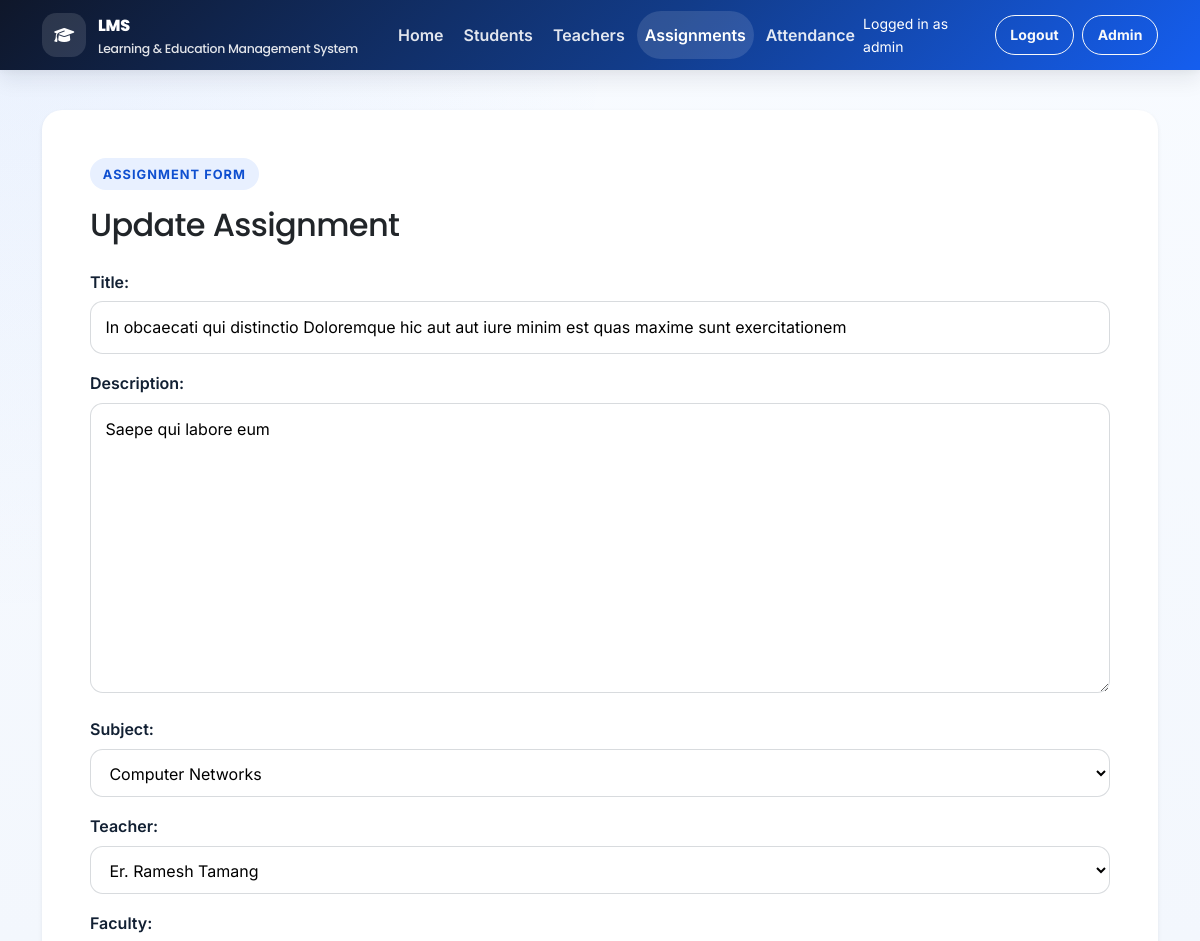
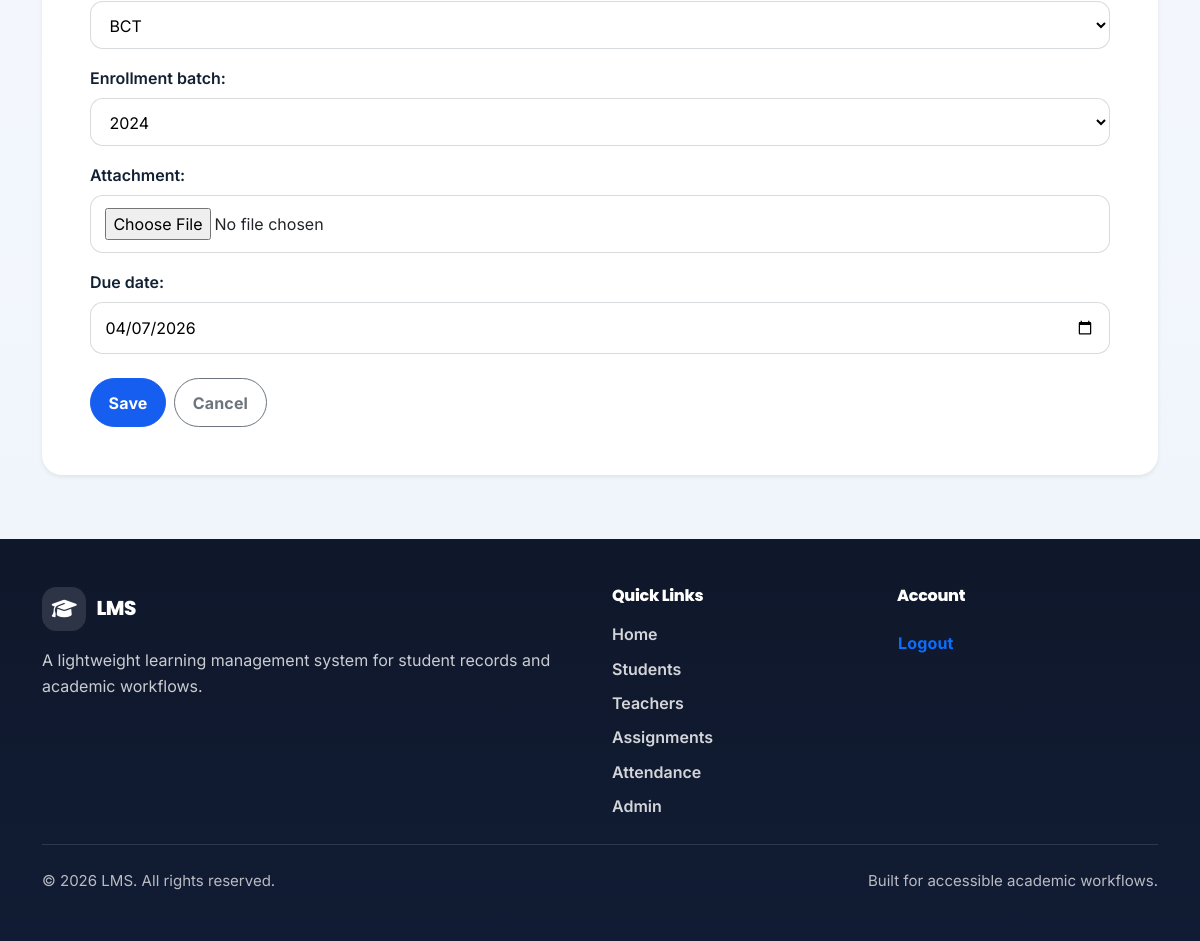
Screenshot of /assignments/3/update/ (signed in) with the database file from the repository (2 pictures, top to bottom).
### assignment/models.py (models this page shows, shortened)
class Assignment(models.Model):
    title = models.CharField(max_length=200)
    description = models.TextField(null=True, blank=True, default=None)
    subject = models.ForeignKey(
        Subject,
        on_delete=models.SET_NULL,
        null=True,
        blank=True,
        default=None,
        related_name='assignments',
    )
    faculty = models.ForeignKey(
        Faculty,
        on_delete=models.SET_NULL,
        null=True,
        blank=True,
        default=None,
        related_name='assignments',
    )
    enrollment_batch = models.ForeignKey(
        EnrollmentYear,
        on_delete=models.SET_NULL,
        null=True,
        blank=True,
        default=None,
        related_name='assignments',
    )
    teacher = models.ForeignKey(
        Teacher,
        on_delete=models.SET_NULL,
        null=True,
        blank=True,
        default=None,
        related_name='assignments',
    )
    attachment = models.FileField(upload_to='assignment_files/', null=True, blank=True, default=None)
    due_date = models.DateField(null=True, blank=True, default=None)
    created_at = models.DateTimeField(auto_now_add=True)

### assignment/views.py (the view, shortened to what this page needs)
# urls.py: path('<int:pk>/update/', AssignmentUpdateView.as_view(), name='assignment-update'),
class AssignmentUpdateView(LoginRequiredMixin, TeacherOrAdminRequiredMixin, RoleFilteredAssignmentQuerysetMixin, UpdateView):
    model = Assignment
    template_name = 'assignment/assignment_form.html'
    form_class = AssignmentForm
    success_url = reverse_lazy('assignment:assignment-list')
    def get_queryset(self):
        queryset = self.get_role_filtered_queryset()
        user = self.request.user
        if user.is_superuser or user.is_staff:
            return queryset

### assignment/views.py
class AssignmentForm(forms.ModelForm):
    class Meta:
        model = Assignment
        fields = ['title', 'description', 'subject', 'teacher', 'faculty', 'enrollment_batch', 'attachment', 'due_date']
        widgets = {
            'due_date': forms.DateInput(attrs={'type': 'date'}),
        }

### assignment/views.py (called while the page is built, shortened)
    def get_base_queryset(self):
        return Assignment.objects.select_related(
            'subject', 'teacher', 'faculty', 'enrollment_batch'
        ).prefetch_related('recipients__student')

    def get_role_filtered_queryset(self):
        queryset = self.get_base_queryset()
        user = self.request.user
        if user.is_superuser or user.is_staff:
            return queryset

    def test_func(self):
        user = self.request.user
        return user.is_authenticated and (
            user.is_superuser or user.is_staff or hasattr(user, 'teacher_profile')
        )

### student/models.py (called while the page is built)
    def __str__(self):
        return self.name

    def __str__(self):
        return str(self.year)

    def __str__(self):
        return self.name

### teacher/models.py (called while the page is built)
    def __str__(self):
        return self.name

### LMS/templates/assignment/assignment_form.html (shortened to what this page needs)
{% extends 'base.html' %}
{% block content %}
<section class="container py-4">
	<div class="card shadow-sm border-0">
		<div class="card-body p-4 p-lg-5">
			<span class="eyebrow">Assignment form</span>
			<h1 class="h2 mb-4">{% if object %}Update Assignment{% else %}Create Assignment{% endif %}</h1>
			<form method="post" enctype="multipart/form-data" class="stack-form" data-loading-submit>
				{{ form.as_p }}
				<div class="d-flex flex-wrap gap-2 mt-4">
					<button class="btn btn-primary" type="submit">Save</button>
					<a class="btn btn-outline-secondary" href="{% url 'assignment:assignment-list' %}">Cancel</a>
				</div>
			</form>
		</div>
	</div>
</section>
{% endblock %}

### LMS/templates/base.html (shortened to what this page needs)
<!DOCTYPE html>
<html lang="en">
<head>
	{% load static %}
	<link href="https://cdn.jsdelivr.net/npm/bootstrap@5.3.7/dist/css/bootstrap.min.css" rel="stylesheet"
>
	<link rel="stylesheet" href="https://cdn.jsdelivr.net/npm/bootstrap-icons@1.11.3/font/bootstrap-icons.min.css">
	<link rel="stylesheet" href="https://cdnjs.cloudflare.com/ajax/libs/font-awesome/6.7.2/css/all.min.css"
 />
	<link rel="stylesheet" href="{% static 'css/styles.css' %}">
	<link rel="stylesheet" href="{% static 'css/lms-overrides.css' %}">
</head>
<body class="d-flex flex-column min-vh-100">
	<header class="site-header">
		<nav class="navbar navbar-expand-lg navbar-dark">
			<div class="container">
				<a class="navbar-brand" href="{% url 'home' %}" aria-label="LMS home">
					<span class="brand-icon" aria-hidden="true"><i class="fa-solid fa-graduation-cap"></i></span>
					<span class="brand-copy">
						<span class="brand-title">LMS</span>
						<span class="brand-subtitle">Learning & Education Management System</span>
					</span>
				</a>
				<div class="collapse navbar-collapse" id="primaryNav">
					{% with current_url_name=request.resolver_match.url_name current_namespace=request.resolver_match.namespace %}
					<ul class="navbar-nav me-auto mb-2 mb-lg-0 gap-lg-1">
						<li class="nav-item">
							<a class="nav-link {% if current_url_name == 'home' and not current_namespace %}active{% endif %}" href="{% url 'home' %}"
								{% if current_url_name == 'home' and not current_namespace %}aria-current="page"{% endif %}>Home</a>
						</li>
						<li class="nav-item">
							<a class="nav-link {% if current_namespace == 'student' %}active{% endif %}"
								href="{% url 'student:student-list' %}"
								{% if current_namespace == 'student' %}aria-current="page"{% endif %}>Students</a>
						</li>
						<li class="nav-item">
							<a class="nav-link {% if current_namespace == 'teacher' %}active{% endif %}"
								href="{% url 'teacher:teacher-list' %}"
								{% if current_namespace == 'teacher' %}aria-current="page"{% endif %}>Teachers</a>
						</li>
						<li class="nav-item">
							<a class="nav-link {% if current_namespace == 'assignment' %}active{% endif %}"
								href="{% url 'assignment:assignment-list' %}"
								{% if current_namespace == 'assignment' %}aria-current="page"{% endif %}>Assignments</a>
						</li>
						<li class="nav-item">
							<a class="nav-link {% if current_namespace == 'attendance' %}active{% endif %}"
								href="{% url 'attendance:attendance-list' %}"
								{% if current_namespace == 'attendance' %}aria-current="page"{% endif %}>Attendance</a>
						</li>
					</ul>
					{% endwith %}
					<ul class="navbar-nav ms-auto align-items-lg-center gap-lg-2">
						{% if request.user.is_authenticated %}
						<li class="nav-item text-white small me-lg-2">
							Logged in as {{ current_user_display_name }}
						</li>
						<li class="nav-item">
							<form method="post" action="{% url 'logout' %}" class="d-inline">
								<button type="submit" class="btn btn-outline-light btn-sm">Logout</button>
							</form>
						</li>
						{% else %}
						<li class="nav-item">
							<a class="btn btn-outline-light btn-sm" href="{% url 'login' %}">Login</a>
						</li>
						{% endif %}
						{% if request.user.is_staff or request.user.is_superuser %}
						<li class="nav-item">
							<a class="btn btn-outline-light btn-sm" href="{% url 'admin:index' %}">Admin</a>
						</li>
						{% endif %}
					</ul>
				</div>
			</div>
		</nav>
	</header>
	<main id="main-content" class="flex-grow-1">
		<div class="container pt-3">
		</div>
		{% block content %}{% endblock %}
	</main>
	<footer class="site-footer mt-auto">
		<div class="container py-5">
			<div class="row g-4">
				<div class="col-lg-6">
					<h2 class="footer-brand mb-3">
						<span class="brand-icon" aria-hidden="true"><i class="fa-solid fa-graduation-cap"></i></span>
						LMS
					</h2>
					<p class="footer-copy mb-0">
						A lightweight learning management system for student records and academic workflows.
					</p>
				</div>
				<div class="col-lg-3 col-md-6">
					<h3 class="footer-heading">Quick Links</h3>
					<ul class="footer-links list-unstyled mb-0">
						<li><a href="{% url 'home' %}">Home</a></li>
						<li><a href="{% url 'student:student-list' %}">Students</a></li>
						<li><a href="{% url 'teacher:teacher-list' %}">Teachers</a></li>
						<li><a href="{% url 'assignment:assignment-list' %}">Assignments</a></li>
						<li><a href="{% url 'attendance:attendance-list' %}">Attendance</a></li>
						{% if is_admin_like_user %}
						<li><a href="{% url 'admin:index' %}">Admin</a></li>
						{% endif %}
					</ul>
				</div>
				<div class="col-lg-3 col-md-6">
					<h3 class="footer-heading">Account</h3>
					<ul class="footer-links list-unstyled mb-0">
						{% if request.user.is_authenticated %}
						<li>
							<form method="post" action="{% url 'logout' %}" class="d-inline">
								<button type="submit" class="btn btn-link p-0 text-decoration-none">Logout</button>
							</form>
						</li>
						{% else %}
						<li><a href="{% url 'login' %}">Login</a></li>
						{% endif %}
					</ul>
				</div>
			</div>
			<div class="footer-divider my-4"></div>
			<div class="d-flex flex-column flex-md-row justify-content-between align-items-center gap-2">
				<p class="footer-note mb-0">&copy; {% now "Y" %} LMS. All rights reserved.</p>
				<p class="footer-note mb-0">Built for accessible academic workflows.</p>
			</div>
		</div>
	</footer>
</body>
</html>

### static/css/lms-overrides.css (style rules this page uses)
.eyebrow { display: inline-flex; align-items: center; gap: 0.5rem; padding: 0.35rem 0.8rem; margin-bottom: 1rem; border-radius: 999px; font-size: 0.8rem; font-weight: 700; letter-spacing: 0.08em; text-transform: uppercase; background: var(--color-primary-soft); color: var(--color-primary-hover); }
.stack-form p { margin-bottom: 1rem; }
.stack-form input, .stack-form textarea, .stack-form select { width: 100%; padding: 0.75rem 0.9rem; border: 1px solid color-mix(in srgb, var(--color-text) 16%, transparent); border-radius: 0.8rem; background: var(--color-surface); transition: border-color 0.2s ease, box-shadow 0.2s ease; }
.stack-form label { font-weight: 600; margin-bottom: 0.4rem; }

### rows the page displays
Assignment: title "In obcaecati qui distinctio Doloremque hic aut aut iure minim est quas maxime sunt exercitationem", description "Saepe qui labore eum", subject "Computer Networks", teacher "Er. Ramesh Tamang", faculty "BCT", enrollment_batch "2024", due_date "04/07/2026"

### other values shown
{{ current_user_display_name }} "admin"
